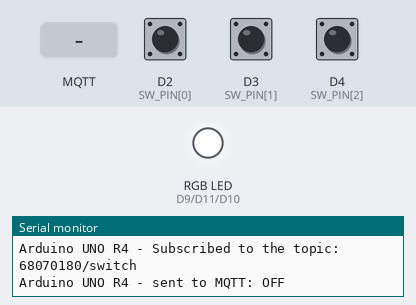
Recording of a sketch running on a simulated Arduino Uno R4 WiFi. Parts: an RGB LED mixed from three pins (HIGH = lit), the last lines printed to the serial monitor. The test bench sets the inputs (shaded band); at power-on: D2 (SW_PIN[0]) HIGH, D3 (SW_PIN[1]) HIGH, D4 (SW_PIN[2]) HIGH. WiFi joins after 1.5 s; servers stay silent unless stated; random numbers use the default seed unless the sketch sets one; no MQTT or app messages arrive unless stated.

Above: at 7.7 s.
7.8 s: MQTT message "RED" arrives on the first subscribed topic
At 8.7 s:
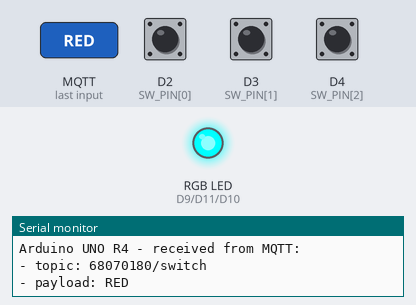
9.3 s: MQTT message "GREEN" arrives on the first subscribed topic
At 9.9 s:
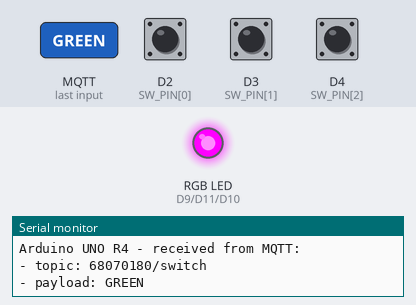
10.8 s: MQTT message "BLUE" arrives on the first subscribed topic
At 11.1 s:
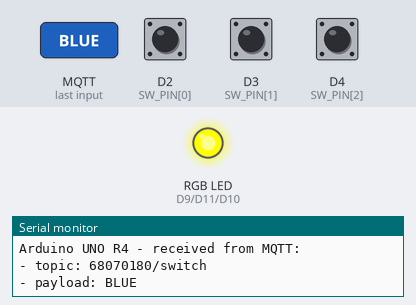
Timing chart, 0 to 13.8 s (numbered marks = the images above; inputs shaded):
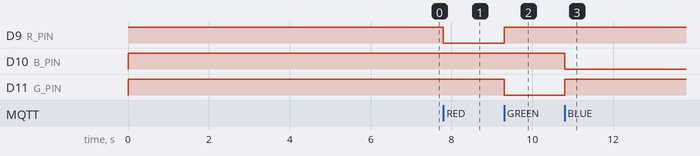

The sketch:

PC69_IOT_3Switch_RGB.ino
```cpp
// =====================================================================
// สไลด์ PC69-15 "การทดลองอื่นๆ" : Switch 3 ตัว -> MQTT -> RGB LED
//   คนส่ง (Publisher): กด Switch 1/2/3 -> publish "RED" / "GREEN" / "BLUE"
//                      ปล่อยทุกตัว     -> publish "OFF"
//   คนรับ (Subscriber): ได้ "RED" -> แดง, "GREEN" -> เขียว, "BLUE" -> น้ำเงิน, "OFF" -> ดับ
// ไฟล์นี้ทำได้ทั้ง 2 บทบาทในบอร์ดเดียว (ทำคนเดียว ตั้ง PUBLISH_TOPIC = SUBSCRIBE_TOPIC)
// ถ้าทำ 2 บอร์ด: บอร์ดส่งต่อแค่ Switch, บอร์ดรับต่อแค่ RGB แล้วตั้ง topic ให้ตรงกัน
//
// บอร์ด Arduino UNO R4 WiFi   ไลบรารี: MQTT (Joel Gaehwiler) → MQTTClient.h
// วงจร Switch: D2 / D3 / D4 -> switch -> GND (INPUT_PULLUP)
//      Color LED (Common Anode): Common -> 5V, R -> D9, B -> D10, G -> D11 (R 220–330Ω)
// =====================================================================

#include <WiFiS3.h>
#include <MQTTClient.h>

const char WIFI_SSID[] = "iphone 80 promax";           // CHANGE TO YOUR WIFI SSID
const char WIFI_PASSWORD[] = "88888888";               // CHANGE TO YOUR WIFI PASSWORD

const char MQTT_BROKER_ADRRESS[] = "mqtt-dashboard.com";  // หรือ "phycom.it.kmitl.ac.th"
const int MQTT_PORT = 1883;
const char MQTT_USERNAME[] = "";
const char MQTT_PASSWORD[] = "";

const char PUBLISH_TOPIC[]   = "68070180/switch";      // คนส่ง
const char SUBSCRIBE_TOPIC[] = "68070180/switch";      // คนรับ (2 บอร์ดให้ตรงกับของคนส่ง)

const int SW_PIN[3] = {2, 3, 4};
const char* SW_COLOR[3] = {"RED", "GREEN", "BLUE"};
const int R_PIN = 9, B_PIN = 10, G_PIN = 11;

WiFiClient network;
MQTTClient mqtt = MQTTClient(256);

int lastPressed = -2;          // switch ที่กดอยู่ล่าสุด (-1 = ไม่ได้กด)

void setRgb(bool r, bool g, bool b) {                  // Common Anode: LOW = ติด
  digitalWrite(R_PIN, r ? LOW : HIGH);
  digitalWrite(G_PIN, g ? LOW : HIGH);
  digitalWrite(B_PIN, b ? LOW : HIGH);
}

void messageReceived(String &topic, String &payload) {
  Serial.println("Arduino UNO R4 - received from MQTT:");
  Serial.println("- topic: " + topic);
  Serial.println("- payload: " + payload);

  String msg = payload;
  msg.trim();
  msg.toUpperCase();
  if (msg == "RED")        setRgb(1, 0, 0);
  else if (msg == "GREEN") setRgb(0, 1, 0);
  else if (msg == "BLUE")  setRgb(0, 0, 1);
  else if (msg == "OFF")   setRgb(0, 0, 0);
  // รับเป็นเลขได้ด้วย: "1" "2" "3" "0"
  else if (msg == "1")     setRgb(1, 0, 0);
  else if (msg == "2")     setRgb(0, 1, 0);
  else if (msg == "3")     setRgb(0, 0, 1);
  else if (msg == "0")     setRgb(0, 0, 0);
}

void connectToMQTT() {
  mqtt.begin(MQTT_BROKER_ADRRESS, MQTT_PORT, network);
  mqtt.onMessage(messageReceived);

  Serial.print("Arduino UNO R4 - Connecting to MQTT broker");
  String clientId = "68070180-sw-" + String(random(0xFFFF), HEX);    // ห้ามซ้ำ
  while (!mqtt.connect(clientId.c_str(), MQTT_USERNAME, MQTT_PASSWORD)) {
    Serial.print(".");
    delay(100);
  }
  Serial.println();
  mqtt.subscribe(SUBSCRIBE_TOPIC);
  Serial.print("Arduino UNO R4 - Subscribed to the topic: ");
  Serial.println(SUBSCRIBE_TOPIC);
}

void setup() {
  Serial.begin(9600);
  for (int i = 0; i < 3; i++) pinMode(SW_PIN[i], INPUT_PULLUP);
  pinMode(R_PIN, OUTPUT); pinMode(G_PIN, OUTPUT); pinMode(B_PIN, OUTPUT);
  setRgb(0, 0, 0);

  int status = WL_IDLE_STATUS;
  while (status != WL_CONNECTED) {
    Serial.print("Arduino UNO R4 - Attempting to connect to SSID: ");
    Serial.println(WIFI_SSID);
    status = WiFi.begin(WIFI_SSID, WIFI_PASSWORD);
    delay(5000);
  }
  Serial.print("IP Address: ");
  Serial.println(WiFi.localIP());
  randomSeed(micros());
  connectToMQTT();
}

void loop() {
  mqtt.loop();
  if (!mqtt.connected()) connectToMQTT();

  // หา switch ที่กดอยู่ (ถ้ากดหลายตัว เอาตัวแรก)
  int pressed = -1;
  for (int i = 0; i < 3; i++) {
    if (digitalRead(SW_PIN[i]) == LOW) { pressed = i; break; }
  }

  // publish เฉพาะตอนสถานะเปลี่ยน (กดใหม่ / ปล่อย)
  if (pressed != lastPressed) {
    delay(30);                                     // กันสัญญาณเด้ง
    const char* msg = (pressed >= 0) ? SW_COLOR[pressed] : "OFF";
    mqtt.publish(PUBLISH_TOPIC, msg);
    Serial.print("Arduino UNO R4 - sent to MQTT: ");
    Serial.println(msg);
    lastPressed = pressed;
  }
}
```

Measured:
- after the input at 7.8 s, D9 (R_PIN): HIGH → LOW at once
- after the input at 9.3 s, D9 (R_PIN): LOW → HIGH at once; D11 (G_PIN): HIGH → LOW at once
- after the input at 10.8 s, D10 (B_PIN): HIGH → LOW at once; D11 (G_PIN): LOW → HIGH at once
